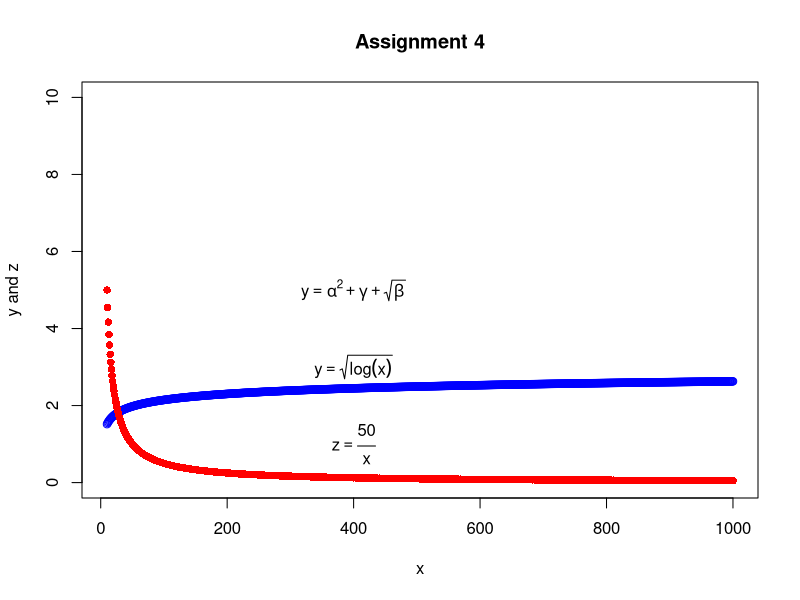

This chart was generated by the following R code:
# Assignment 4 
# sen lyu

# create a vector as x
# place the values 10 to 1000.
x = c(10:1000)

# create a vector as y
# y = square root of log of x
y = sqrt(log(x))

# create a vector z
# z =50/x
z = 50/x

# create a plot to show both y and z
plot(x,y,col = "blue",ylim=c(0,10),ylab = "y and z" )
points(x,z,col = "red",pch = 16)

# create expression()
y_t = expression(y==sqrt(log(x)))
# frac will be better than just use /
# http://vis.supstat.com/2013/04/mathematical-annotation-in-r/
z_t = expression(z==frac(50,x))

y_t1 = expression(y==alpha^2+gamma+sqrt(beta))

text(400,3,y_t)
text(400,1,z_t)
text(400,5,y_t1)


title("Assignment 4")

